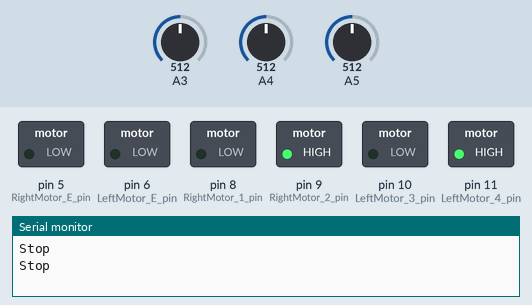
Recording of a sketch running on a simulated Arduino Uno, built with avr-gcc and run on an emulated ATmega328P. Parts: switched loads named in the sketch (green lamp = pin HIGH), the last lines printed to the serial monitor. Dashed ring = blinking. The inputs (shaded band) are chosen by the test bench; at power-on: A3 = 512, A5 = 512, A4 = 512.

Above: at 1.8 s.
1.9 s: A3 set to 108
3.4 s: A3 set to 95
At 4.5 s:
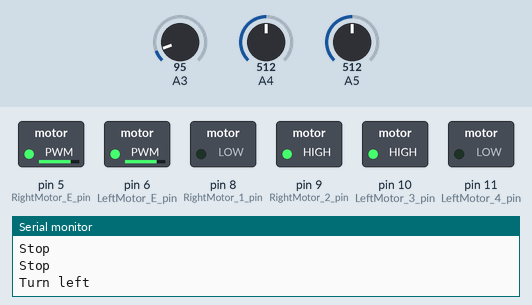
7.4 s: A5 set to 110
10.9 s: A5 set to 91
At 12.2 s:
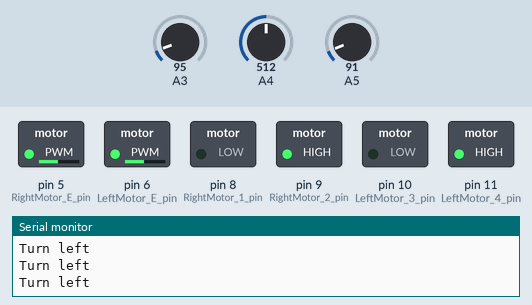
12.7 s: A3 set to 122
At 13.1 s:
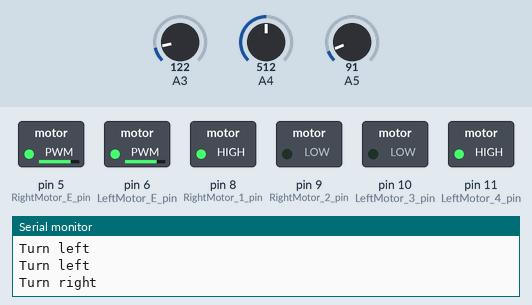
16.2 s: A3 set to 0
At 17.1 s:
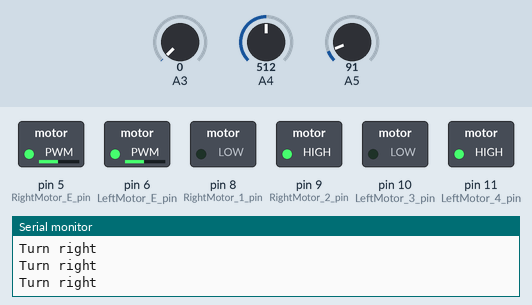
Timing chart, 0 to 18.8 s (numbered marks = the images above; inputs shaded):
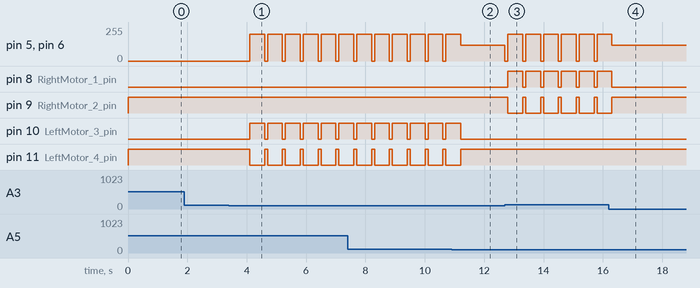

Measured:
- the behaviour switches between 101 and 100 on A3 (found by bisection; images 0 and 1)
- the behaviour switches between 101 and 100 on A5 (found by bisection; images 1 and 2)
- after the input at 3.4 s, pin 5 (RightMotor_E_pin), pin 6 (LeftMotor_E_pin): alternates 200/255 for 0.50 s and 0/255 for 0.10 s, starting after 0.70 s; pin 10 (LeftMotor_3_pin): alternates HIGH for 0.50 s and LOW for 0.10 s, starting after 0.70 s; pin 11 (LeftMotor_4_pin): alternates HIGH for 0.10 s and LOW for 0.50 s, starting after 0.70 s
- after the input at 10.9 s, pin 10 (LeftMotor_3_pin): goes on until 11.2 s, then stays LOW; pin 11 (LeftMotor_4_pin): goes on until 11.2 s, then stays HIGH
- after the input at 12.7 s, pin 5 (RightMotor_E_pin), pin 6 (LeftMotor_E_pin): alternates 200/255 for 0.50 s and 0/255 for 0.10 s, starting at once; pin 8 (RightMotor_1_pin): alternates HIGH for 0.50 s and LOW for 0.10 s, starting after 0.10 s; pin 9 (RightMotor_2_pin): alternates HIGH for 0.10 s and LOW for 0.50 s, starting after 0.10 s
- after the input at 16.2 s, pin 8 (RightMotor_1_pin): goes on until 16.3 s, then stays LOW; pin 9 (RightMotor_2_pin): goes on until 16.3 s, then stays HIGH

The sketch:

line_tracer.ino
```cpp
/*
 * RC카 아두이노 소스코드 (라인 트레이서)
 */

// 라인 트레이서 센서 바닥감지 기준 값
const int SENSOR_VAL = 100;

// 라인 트레이서 센서 감지 여부
bool LineLeft = false;
bool LineMiddle = false;
bool LineRight = false;

// DC 모터 조작용 핀 번호
const int RightMotor_E_pin = 5;
const int RightMotor_1_pin = 8;
const int RightMotor_2_pin = 9;
const int LeftMotor_3_pin = 10;
const int LeftMotor_4_pin = 11;
const int LeftMotor_E_pin = 6;

// DC 모터 속도
const int SpeedNomal = 120;
const int SpeedHigh = 200;

// DC 모터 방향
enum DIR {
  FORWARD = 10,
  BACKWARD = 5,
  LEFT = 6,
  RIGHT = 9
};

/*
 * 함수 원형 정의
 */
void GetLineSensor();
void Movement(float, int = 0, DIR = FORWARD);

/*
 * 아두이노 작동 후 최초 1회 실행
 */
void setup() {
  Serial.begin(9500);

  pinMode(A3, INPUT);
  pinMode(A4, INPUT);
  pinMode(A5, INPUT);

  pinMode(RightMotor_E_pin, OUTPUT);
  pinMode(RightMotor_1_pin, OUTPUT);
  pinMode(RightMotor_2_pin, OUTPUT);
  pinMode(LeftMotor_3_pin, OUTPUT);
  pinMode(LeftMotor_4_pin, OUTPUT);
  pinMode(LeftMotor_E_pin, OUTPUT);
}

/*
 * 계속 반복해서 실행
 */
void loop() {
  GetLineSensor();

  if (LineLeft && LineMiddle && LineRight) {
    Serial.println("Stop");
    Movement(0, 1000);

  } else if (LineLeft) {
    Serial.println("Turn left");

    Movement(0, 100);
    Movement(SpeedHigh, 500, LEFT);

  } else if (LineRight) {
    Serial.println("Turn right");

    Movement(0, 100);
    Movement(SpeedHigh, 500, RIGHT);

  } else {
    Movement(SpeedNomal);
  }
}

/*
 * 라인트레이서 센서 값 읽어오는 함수
 */
void GetLineSensor() {
  LineLeft = analogRead(A5) > SENSOR_VAL;
  LineMiddle = analogRead(A4) > SENSOR_VAL;
  LineRight = analogRead(A3) > SENSOR_VAL;
}

/*
 * 이동하는 함수
 * speed : 속도 (0 - 정지)
 * delay_time : 이동시간 (1000 - 1초)
 * dir : 이동 방향
 */
void Movement(float speed, int delay_time = 0, DIR dir = FORWARD) {
  if (speed < 0) speed = 0;

  digitalWrite(RightMotor_1_pin, dir & 1);
  digitalWrite(RightMotor_2_pin, dir & 2);
  digitalWrite(LeftMotor_3_pin, dir & 4);
  digitalWrite(LeftMotor_4_pin, dir & 8);

  analogWrite(RightMotor_E_pin, speed);
  analogWrite(LeftMotor_E_pin, speed);

  delay(delay_time);
}
```
